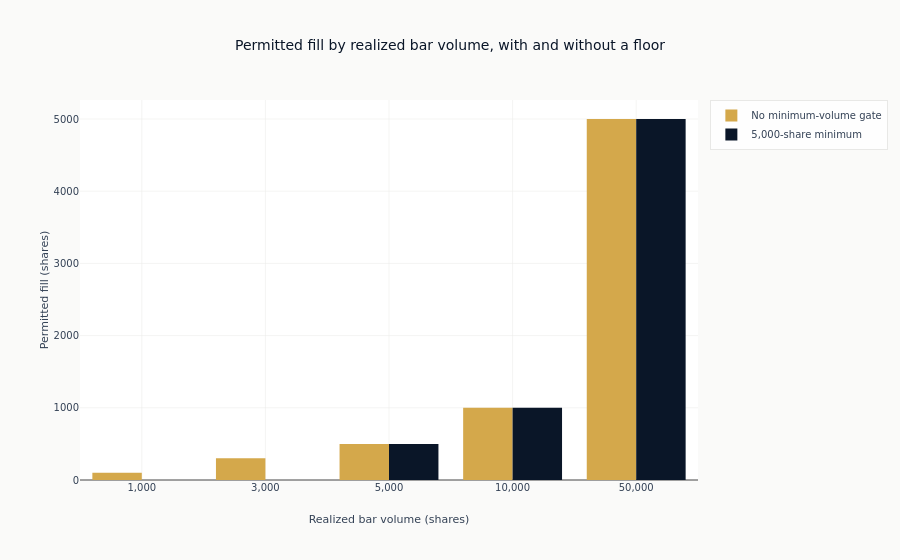

Here is the notebook cell this chart was saved with:
### Markdown cell above
The grouped bars isolate the gate's discontinuity: below the threshold the
permitted fill drops to zero, while both policies agree once volume recovers.

### Code cell
fig = go.Figure()
fig.add_bar(
    x=[f"{volume:,}" for volume in gate_df["bar_volume"]],
    y=gate_df["no_gate_fill"].to_list(),
    name="No minimum-volume gate",
    marker_color=COLORS["amber"],
)
fig.add_bar(
    x=[f"{volume:,}" for volume in gate_df["bar_volume"]],
    y=gate_df["gate_5k_fill"].to_list(),
    name="5,000-share minimum",
    marker_color=COLORS["blue"],
)
fig.update_layout(
    title="Permitted fill by realized bar volume, with and without a floor",
    barmode="group",
    xaxis_title="Realized bar volume (shares)",
    xaxis_type="category",
    yaxis_title="Permitted fill (shares)",
)
show_plotly_with_alt(
    fig,
    "Grouped bar chart of permitted fill against realized bar volume, with one bar for the "
    "ungated rule and one for the minimum-volume rule at each volume. On the two thinnest bars "
    "only the ungated rule fills at all; from the threshold volume upward the two rules permit "
    "the same fill, and both flatten at the same ceiling on the deepest bar.",
)

### Figure 1 — Plotly figure (JSON) as saved in the notebook; plotly's stock layout.template omitted (floating-point values rounded to 4 significant figures)
{"data": [{"marker": {"color": "#D4A84B"}, "name": "No minimum-volume gate", "type": "bar", "x": ["1,000", "3,000", "5,000", "10,000", "50,000"], "y": [100.0, 300.0, 500.0, 1000.0, 5000.0]}, {"marker": {"color": "#0a1628"}, "name": "5,000-share minimum", "type": "bar", "x": ["1,000", "3,000", "5,000", "10,000", "50,000"], "y": [0.0, 0.0, 500.0, 1000.0, 5000.0]}], "layout": {"barmode": "group", "title": {"text": "Permitted fill by realized bar volume, with and without a floor"}, "xaxis": {"title": {"text": "Realized bar volume (shares)"}, "type": "category"}, "yaxis": {"title": {"text": "Permitted fill (shares)"}}}}
